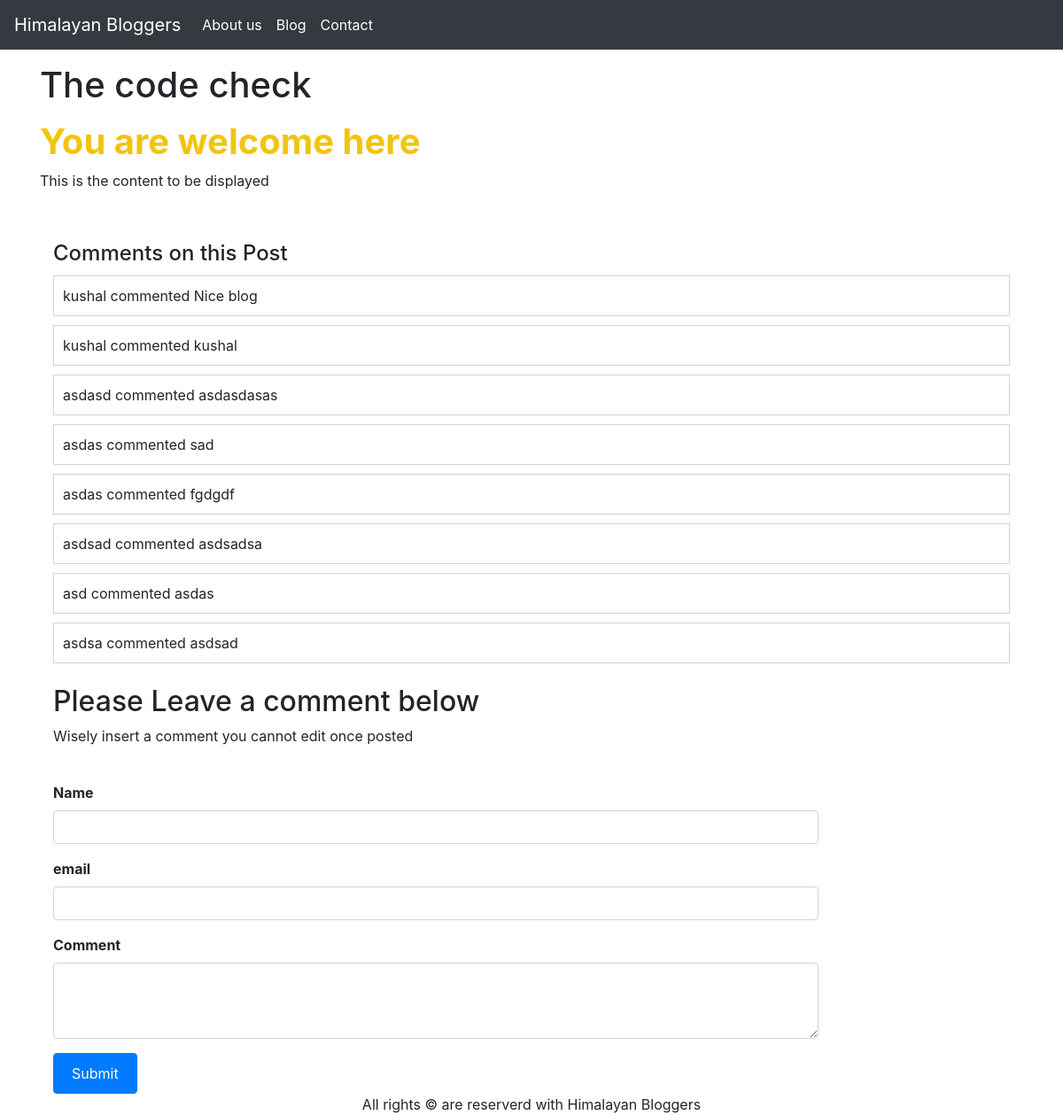
Screenshot of /blogpost/the-code-check with the database file from the repository.
### blog/models.py (models this page shows, shortened)
class Blog(models.Model):
    sno = models.AutoField(primary_key=True)
    title = models.CharField(max_length=200)
    content = models.TextField()
    slug = models.CharField(max_length=100)
    time = models.DateTimeField(auto_now_add=True)

class Comment(models.Model):
    post = models.ForeignKey(Blog,on_delete=models.CASCADE)
    user = models.ForeignKey(User, on_delete=models.CASCADE, blank=True, null=True)
    name = models.CharField(max_length=200)
    Comment = models.TextField()
    parent = models.ForeignKey('self', on_delete=models.CASCADE, null=True)
    date_added = models.DateTimeField(default=now)

### blog/views.py (the view)
# urls.py: path('blogpost/<str:slug>', views.blogpost, name='blogpost'),
def blogpost(request,slug):
    blog = Blog.objects.filter(slug=slug).first()
    comments = Comment.objects.filter(post=blog)
    context = {
        'blog': blog,
        'comments': comments,
    }
    return render(request, 'blog/blogpost.html', context)

### templates/blog/blogpost.html (shortened to what this page needs)
{% extends 'blog/base.html' %}
{% block body %}
<div class="container">
<h1 class="my-3">
    {{blog.title}}
</h1>
<div class="my-3">
    {{blog.content|safe}}
</div>
<div class="container">
        <h4 >Comments on this Post</h4>
        {% for comment in comments reversed %}
        <div style="margin-top: 10px; padding: 10px; border: 1px solid lightgray;">
        <p style="margin-bottom: 0;">
        {{comment.name}} commented {{comment.Comment}}
        </p>
        </div>
        {% endfor %}
    <br>
    <h2>
        Please Leave a comment below
    </h2>
    <p>Wisely insert a comment you cannot edit once posted</p>
    <br>
    <form action="{% url 'postcomment' %}" method="post">
        <div class="form-group" style="width: 80%;">
            <label for="comment" style="font-weight: bold;">Name</label>
            <input class="form-control" name="name" id="comment" style="margin-bottom: 10px;"/>
        </div>
        <div class="form-group" style="width: 80%;">
            <label for="comment" style="font-weight: bold;">email</label>
            <input class="form-control" name="email" id="comment" type="email" style="margin-bottom: 10px;"/>
        </div>
        <div class="form-group" style="width: 80%;">
            <label for="comment" style="font-weight: bold;">Comment</label>
            <textarea class="form-control" name="comment" id="comment" rows="3" style="margin-bottom: 10px;"></textarea>
        </div>
        <button type="submit" class="btn btn-primary" style="padding: 10px 20px;">Submit</button>
    </form>
</div>
{% endblock body %}

### rows the page displays
Blog: title "The code check", content "You are welcome here This is the content to be displayed"
Comment: name "kushal", Comment "Nice blog"
Comment: name "kushal", Comment "kushal"
Comment: name "asdasd", Comment "asdasdasas"
Comment: name "asdas", Comment "sad"
Comment: name "asdas", Comment "fgdgdf"
Comment: name "asdsad", Comment "asdsadsa"
Comment: name "asd", Comment "asdas"
Comment: name "asdsa", Comment "asdsad"
